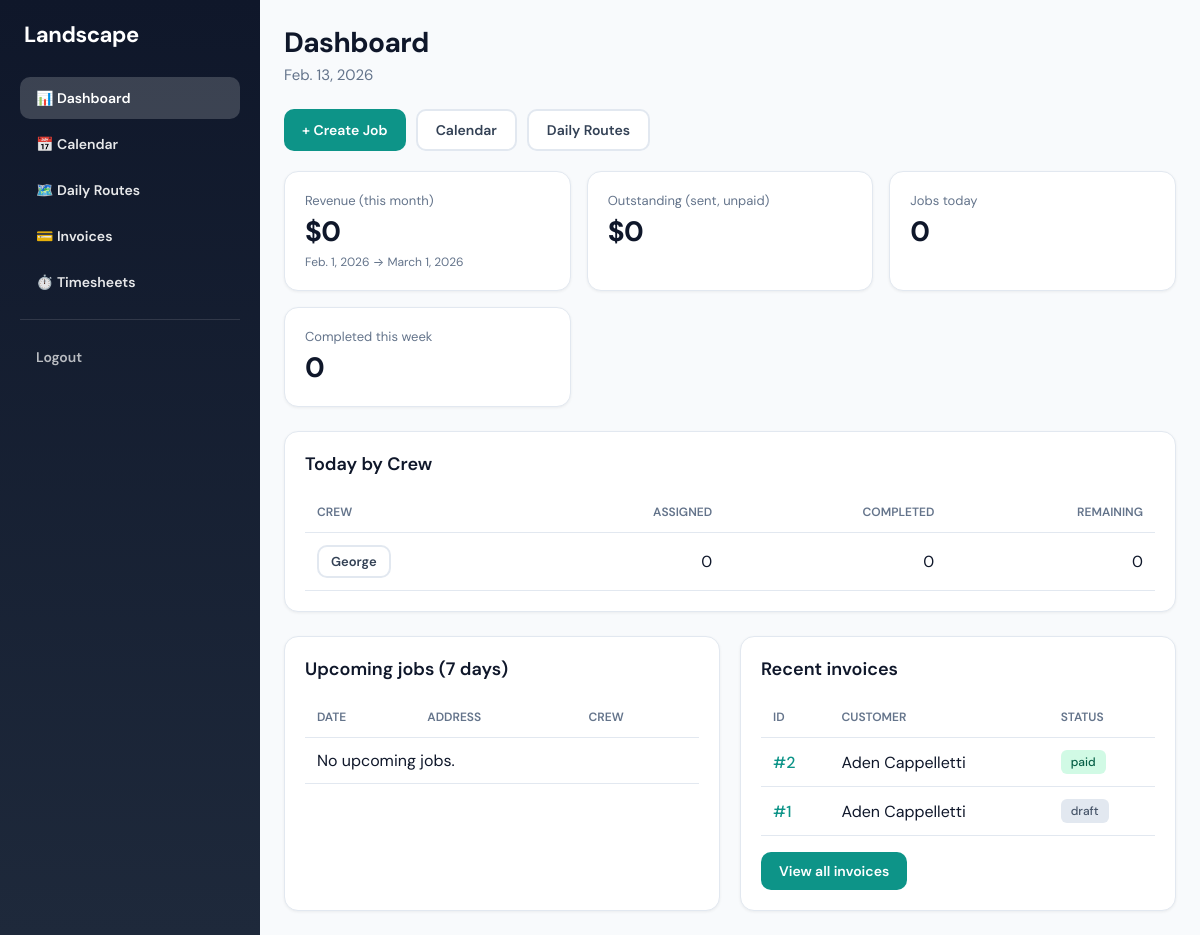
Screenshot of / (signed in) with the database file from the repository.
### accounts/models.py (models this page shows, shortened)
class User(AbstractUser):
    ROLE_CHOICES = [
        ('owner', 'Owner'),
        ('crew', 'Crew'),
    ]
    business = models.ForeignKey(
        Business,
        on_delete=models.CASCADE,
        related_name='users',
        null=True,  # Owner can be null initially if needed
        blank=True
    )
    role = models.CharField(max_length=10, choices=ROLE_CHOICES, default='crew')
    hourly_rate = models.DecimalField(
        max_digits=8,
        decimal_places=2,
        null=True,
        blank=True,
        help_text='Hourly cost for crew members (used for labor cost reporting)'
    )

### billing/models.py (models this page shows, shortened)
class Invoice(models.Model):
    STATUS_CHOICES = [
        ('draft', 'Draft'),
        ('sent', 'Sent'),
        ('paid', 'Paid'),
    ]
    business = models.ForeignKey(
        Business,
        on_delete=models.CASCADE,
        related_name='invoices'
    )
    customer = models.ForeignKey(
        Customer,
        on_delete=models.CASCADE,
        related_name='invoices'
    )
    jobs = models.ManyToManyField(
        Job,
        blank=True,
        related_name='invoices'
    )
    status = models.CharField(
        max_length=10,
        choices=STATUS_CHOICES,
        default='draft'
    )
    issue_date = models.DateField(auto_now_add=True)
    due_date = models.DateField(null=True, blank=True)
    subtotal = models.DecimalField(
        max_digits=10,
        decimal_places=2,
        default=0
    )
    tax = models.DecimalField(
        max_digits=10,
        decimal_places=2,
        default=0
    )
    total = models.DecimalField(
        max_digits=10,
        decimal_places=2,
        default=0
    )
    job = models.OneToOneField(
        "jobs.Job",
        on_delete=models.SET_NULL,
        null=True,
        blank=True,
        related_name="invoice",
    )
    period_start = models.DateField(null=True, blank=True)
    period_end = models.DateField(null=True, blank=True)
    STATUS_CHOICES = [
        ("draft", "Draft"),
        ("sent", "Sent"),
        ("paid", "Paid"),
        ("void", "Void"),
    ]
    status = models.CharField(max_length=20, choices=STATUS_CHOICES, default="draft")

### customers/models.py (models this page shows)
class Customer(models.Model):
    business = models.ForeignKey(
        Business,
        on_delete=models.CASCADE,
        related_name='customers'
    )
    name = models.CharField(max_length=255)
    phone = models.CharField(max_length=20, blank=True)
    email = models.EmailField(blank=True)
    created_at = models.DateTimeField(auto_now_add=True)
    def __str__(self):
        return self.name

### dashboard/views.py (the view)
# urls.py: path("", owner_dashboard, name="owner_dashboard"),
@role_required("owner")
def owner_dashboard(request):
    today = timezone.localdate()
    crew_users = User.objects.filter(role="crew").order_by("username")
    crew_stats = (
        Job.objects.filter(scheduled_date=today, assigned_to__role="crew")
        .values("assigned_to_id", "assigned_to__username")
        .annotate(
            total=Count("id"),
            completed=Count("id", filter=Q(status="completed")),
            remaining=Count("id", filter=~Q(status="completed")),
        )
        .order_by("assigned_to__username")
)
    stats_by_id = {row["assigned_to_id"]: row for row in crew_stats}
    crew_table = []
    for u in crew_users:
        row = stats_by_id.get(u.id, None)
        if row:
            crew_table.append({
                "name": row["assigned_to__username"],
                "total": row["total"],
                "completed": row["completed"],
                "remaining": row["remaining"],
                "user_id": u.id,
            })
        else:
            crew_table.append({
                "name": u.username,
                "total": 0,
                "completed": 0,
                "remaining": 0,
                "user_id": u.id,
            })
    week_start = today - timedelta(days=today.weekday())  # Monday
    week_end = week_start + timedelta(days=7)
    month_start, month_end = _month_range(today)
    jobs_today = Job.objects.filter(scheduled_date=today).count()
    completed_this_week = Job.objects.filter(
        status="completed",
        scheduled_date__gte=week_start,
        scheduled_date__lt=week_end,
    ).count()
    upcoming_jobs = (
        Job.objects.select_related("property", "assigned_to")
        .filter(scheduled_date__gte=today, scheduled_date__lt=today + timedelta(days=7))
        .order_by("scheduled_date", "route_order")[:15]
    )
    paid_invoices_this_month = Invoice.objects.filter(
        status="paid",
        period_start__gte=month_start,
        period_start__lt=month_end,
    )
    revenue_this_month = Invoice.objects.filter(
        status="paid",
        period_start__gte=month_start,
        period_start__lt=month_end,
    ).aggregate(
        total=Coalesce(
            Sum("total"),
            Decimal("0.00"),
            output_field=DecimalField(max_digits=12, decimal_places=2),
        )
    )["total"]
    ar_outstanding = Invoice.objects.filter(
        status="sent",
    ).aggregate(
        total=Coalesce(
            Sum("total"),
            Decimal("0.00"),
            output_field=DecimalField(max_digits=12, decimal_places=2),
        )
    )["total"]
    recent_invoices = (
       Invoice.objects.select_related("customer").order_by("-issue_date", "-id")[:10]
    )
    context = {
        "today": today,
        "jobs_today": jobs_today,
        "completed_this_week": completed_this_week,
        "revenue_this_month": revenue_this_month,
        "ar_outstanding": ar_outstanding,
        "upcoming_jobs": upcoming_jobs,
        "recent_invoices": recent_invoices,
        "month_start": month_start,
        "month_end": month_end,
        "crew_table": crew_table
    }
    return render(request, "dashboard/owner_dashboard.html", context)

### dashboard/views.py (called while the page is built)
def _month_range(d: date):
    start = d.replace(day=1)
    if start.month == 12:
        end = date(start.year + 1, 1, 1)
    else:
        end = date(start.year, start.month + 1, 1)
    return start, end

### dashboard/templates/dashboard/owner_dashboard.html (shortened to what this page needs)
{% extends "base.html" %}
{% block content %}
<div class="page-header">
  <h1>Dashboard</h1>
  <p>{{ today }}</p>
</div>
<div class="quick-actions" style="margin-bottom: 20px;">
  <a href="{% url 'create_job' %}" class="btn btn-primary">+ Create Job</a>
  <a href="/jobs/calendar/" class="btn btn-secondary">Calendar</a>
  <a href="/jobs/routes/" class="btn btn-secondary">Daily Routes</a>
</div>
<div class="kpi-grid">
  <div class="kpi-card card">
    <div class="kpi-label">Revenue (this month)</div>
    <div class="kpi-value">${{ revenue_this_month }}</div>
    <div class="kpi-sub">{{ month_start }} → {{ month_end }}</div>
  </div>
  <div class="kpi-card card">
    <div class="kpi-label">Outstanding (sent, unpaid)</div>
    <div class="kpi-value">${{ ar_outstanding }}</div>
  </div>
  <div class="kpi-card card">
    <div class="kpi-label">Jobs today</div>
    <div class="kpi-value">{{ jobs_today }}</div>
  </div>
  <div class="kpi-card card">
    <div class="kpi-label">Completed this week</div>
    <div class="kpi-value">{{ completed_this_week }}</div>
  </div>
</div>
<div class="card" style="margin-top: 24px;">
  <h2 class="card-title">Today by Crew</h2>
  <table class="data-table">
    <thead>
      <tr>
        <th>Crew</th>
        <th class="num">Assigned</th>
        <th class="num">Completed</th>
        <th class="num">Remaining</th>
      </tr>
    </thead>
    <tbody>
      {% for row in crew_table %}
      <tr>
        <td>
          <a href="{% url 'crew_day_detail' row.user_id %}" class="btn btn-secondary btn-sm">
            {{ row.name }}
          </a>
        </td>
        <td class="num">{{ row.total }}</td>
        <td class="num">{{ row.completed }}</td>
        <td class="num">{{ row.remaining }}</td>
      </tr>
      {% endfor %}
    </tbody>
  </table>
</div>
<div class="grid-2">
  <div class="card">
    <h2 class="card-title">Upcoming jobs (7 days)</h2>
    <table class="data-table">
      <thead>
        <tr>
          <th>Date</th>
          <th>Address</th>
          <th>Crew</th>
        </tr>
      </thead>
      <tbody>
        {% for job in upcoming_jobs %}
        <tr>
          <td>{{ job.scheduled_date }}</td>
          <td>{{ job.property.address }}</td>
          <td>{% if job.assigned_to %}{{ job.assigned_to.username }}{% else %}-{% endif %}</td>
        </tr>
        {% empty %}
        <tr><td colspan="3">No upcoming jobs.</td></tr>
        {% endfor %}
      </tbody>
    </table>
  </div>
  <div class="card">
    <h2 class="card-title">Recent invoices</h2>
    <table class="data-table">
      <thead>
        <tr>
          <th>ID</th>
          <th>Customer</th>
          <th>Status</th>
        </tr>
      </thead>
      <tbody>
        {% for inv in recent_invoices %}
        <tr>
          <td><a href="/billing/{{ inv.id }}/" class="link-primary">#{{ inv.id }}</a></td>
          <td>{{ inv.customer }}</td>
          <td><span class="badge badge-{{ inv.status|lower }}">{{ inv.status }}</span></td>
        </tr>
        {% empty %}
        <tr><td colspan="3">No invoices yet.</td></tr>
        {% endfor %}
      </tbody>
    </table>
    <div style="margin-top: 16px;">
      <a href="/billing/" class="btn btn-primary">View all invoices</a>
    </div>
  </div>
</div>
{% endblock %}

### templates/base.html (style rules this page uses)
:root { --primary: #0d9488; --primary-hover: #0f766e; --primary-light: #ccfbf1; --secondary: #334155; --accent: #059669; --surface: #ffffff; --surface-alt: #f8fafc; --border: #e2e8f0; --text: #0f172a; --text-muted: #64748b; }
* { box-sizing: border-box; }
body { margin: 0; font-family: 'DM Sans', -apple-system, BlinkMacSystemFont, sans-serif; background: var(--surface-alt); color: var(--text); min-height: 100vh; display: flex; }
.btn { display: inline-flex; align-items: center; justify-content: center; gap: 8px; padding: 10px 18px; font-size: 14px; font-weight: 600; border-radius: 10px; text-decoration: none; cursor: pointer; border: none; transition: all 0.15s ease; font-family: inherit; }
.btn-primary { background: var(--primary); color: white; }
.btn-secondary { background: white; color: var(--secondary); border: 2px solid var(--border); }
.btn-sm { padding: 6px 12px; font-size: 13px; }
.page-header { margin-bottom: 24px; }
.page-header h1 { font-size: 28px; font-weight: 700; margin: 0 0 4px 0; letter-spacing: -0.02em; }
.page-header p { margin: 0; color: var(--text-muted); font-size: 15px; }
.card { background: var(--surface); border-radius: 14px; padding: 20px; box-shadow: 0 1px 3px rgba(0,0,0,0.06); border: 1px solid var(--border); }
.card-title { font-size: 18px; font-weight: 600; margin: 0 0 16px 0; }
.data-table { width: 100%; border-collapse: collapse; }
.data-table th, .data-table td { padding: 12px 14px; text-align: left; border-bottom: 1px solid var(--border); }
.data-table th { font-size: 12px; font-weight: 600; text-transform: uppercase; color: var(--text-muted); }
.data-table .num { text-align: right; }
.quick-actions { display: flex; gap: 10px; flex-wrap: wrap; margin-bottom: 20px; }
.link-primary { color: var(--primary); font-weight: 500; text-decoration: none; }

### dashboard/templates/dashboard/owner_dashboard.html (style rules this page uses)
.kpi-grid { display: grid; grid-template-columns: repeat(auto-fit, minmax(220px, 1fr)); gap: 16px; }
.kpi-card .kpi-label { color: var(--text-muted); font-size: 13px; margin-bottom: 4px; }
.kpi-card .kpi-value { font-size: 28px; font-weight: 700; letter-spacing: -0.02em; }
.kpi-card .kpi-sub { color: var(--text-muted); font-size: 12px; margin-top: 4px; }
.grid-2 { display: grid; grid-template-columns: repeat(auto-fit, minmax(340px, 1fr)); gap: 20px; margin-top: 24px; }
.data-table { width: 100%; border-collapse: collapse; }
.data-table th, .data-table td { padding: 12px; text-align: left; border-bottom: 1px solid var(--border); }
.data-table th { font-size: 12px; font-weight: 600; text-transform: uppercase; color: var(--text-muted); }
.data-table .num { text-align: right; }
.link-primary { color: var(--primary); font-weight: 500; text-decoration: none; }
.badge { display: inline-block; padding: 4px 10px; border-radius: 6px; font-size: 12px; font-weight: 500; }
.badge-paid { background: #d1fae5; color: #065f46; }
.badge-draft { background: #e2e8f0; color: #475569; }

### rows the page displays
User: last_login "Feb. 13, 2026"
User: name "George"
Invoice: id "2", customer "Aden Cappelletti", status "paid"
Invoice: id "1", customer "Aden Cappelletti", status "draft"

### other values shown
{{ revenue_this_month }} "0"
{{ month_start }} "Feb. 1, 2026"
{{ month_end }} "March 1, 2026"
{{ ar_outstanding }} "0"
{{ jobs_today }} "0"
{{ completed_this_week }} "0"
{{ row.total }} "0"
{{ row.completed }} "0"
{{ row.remaining }} "0"
